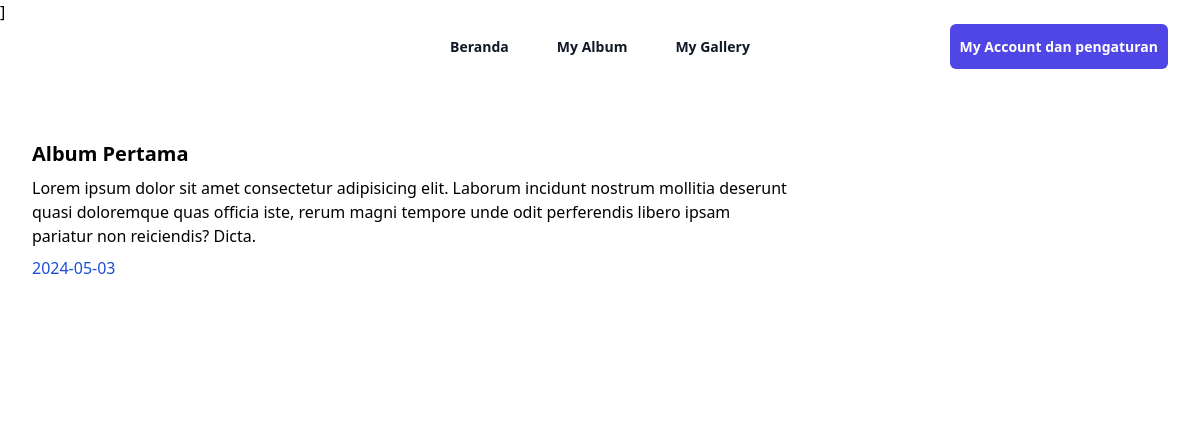
Screenshot of /src/pages/isiAlbum.php?albumid=7 with the database file from the repository.
### tables this page shows
CREATE TABLE `tbl_album` (
  `AlbumId` int NOT NULL,
  `NamaAlbum` varchar(255) NOT NULL,
  `Deskripsi` text NOT NULL,
  `TanggalDibuat` date NOT NULL,
  `UserId` int NOT NULL
);

### src/pages/isiAlbum.php (the view, shortened to what this page needs)
<?php
    include '../config/koneksi.php';
    $albumId = $_GET['albumid'];
    $sqlAlbum = "SELECT * FROM tbl_album WHERE AlbumId = $albumId";
    $queryAlbum = mysqli_query($koneksi, $sqlAlbum);
    $dataAlbum = mysqli_fetch_array($queryAlbum);
?>
<!DOCTYPE html>
<html lang="en">
<head>
    <link href="../output.css" rel="stylesheet">
    <script src="https://cdn.tailwindcss.com"></script>
</head>
<body>
<div class="bg-white">
    <header class="absolute inset-x-0 top-0 z-50">
        <nav class="mx-auto flex max-w-7xl items-center justify-between p-6 lg:px-8" aria-label="Global">
        <div class="flex lg:flex-1">
            <a href="#" class="-m-1.5 p-1.5">
            </a>
        </div>
        <div class="hidden lg:flex lg:gap-x-12">
            <a href="beranda.php" class="text-sm font-semibold leading-6 text-gray-900">Beranda</a>
            <a href="myAlbum.php" class="text-sm font-semibold leading-6 text-gray-900">My Album</a>
            <a href="myGallery.php" class="text-sm font-semibold leading-6 text-gray-900">My Gallery</a>
        </div>
        <div class="hidden lg:flex lg:flex-1 lg:justify-end">
            <div class="px-2.5 py-2.5 bg-indigo-600 rounded-md cursor-pointer">
            <a href="myAccount.php" class="text-sm font-semibold leading-6 text-white">My Account dan pengaturan</a>
            </div>
        </div>
        </nav>
    </header>
  <div class="mx-auto max-w-2xl px-4 py-16 sm:px-6 sm:py-24 lg:max-w-7xl lg:px-8">
    <p class="font-bold text-xl mt-5"><?= $dataAlbum['NamaAlbum']; ?></p>
    <p class="mt-2 w-2/3"><?= $dataAlbum['Deskripsi']; ?></p>
    <p class="mt-2 text-blue-700"><?= $dataAlbum['TanggalDibuat']; ?></p>
  </div>
</div>
</body>
</html>

### rows the page displays
tbl_album: NamaAlbum "Album Pertama", Deskripsi "Lorem ipsum dolor sit amet consectetur adipisicing elit. Laborum incidunt nostrum mollitia deserunt quasi doloremque quas officia iste, rerum magni tempore unde odit perferendis libero ipsam pariatur non reiciendis? Dicta.", TanggalDibuat "2024-05-03"
